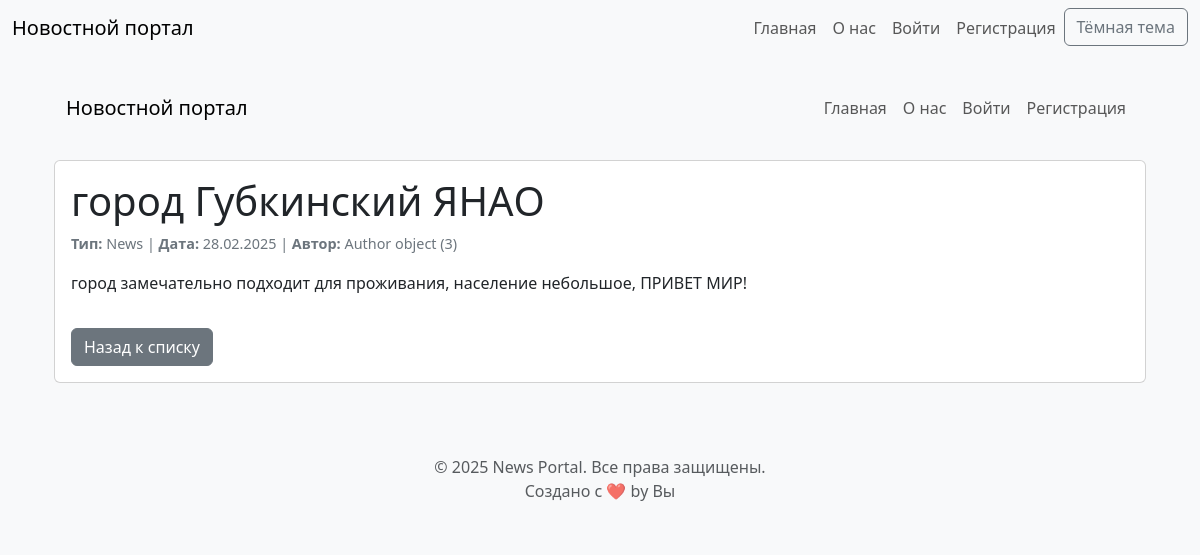
The app's page /news/7/ with its own data.
### news/models.py (models this page shows, shortened)
class News(models.Model):
    TYPE_CHOICES = [
        ('news', 'Новость'),
        ('article', 'Статья'),
    ]
    title = models.CharField(max_length=200, verbose_name='Заголовок')
    content = models.TextField(verbose_name='Содержание')
    published_date = models.DateTimeField(auto_now_add=True, verbose_name='Дата публикации')
    author = models.ForeignKey(Author, on_delete=models.CASCADE, null=True, blank=True, verbose_name='Автор')  # Изменено на ForeignKey
    type = models.CharField(max_length=10, choices=TYPE_CHOICES, default='news', verbose_name='Тип')
    rating = models.SmallIntegerField(default=0)  # Добавлено из Post
    categories = models.ManyToManyField(Category, through='NewsCategory', blank=True)  # Добавлено из Post
    class Meta:
        ordering = ['-published_date']
        verbose_name = 'Новость/Статья'
        verbose_name_plural = 'Новости/Статьи'

class Author(models.Model):
    authorUser = models.OneToOneField(User, on_delete=models.CASCADE)
    ratingAuthor = models.SmallIntegerField(default=0)

### news/views.py (the view)
# urls.py: path('<int:pk>/', views.news_detail, name='news_detail'),
def news_detail(request, pk):
    news = get_object_or_404(News, pk=pk)
    return render(request, 'news/news_detail.html', {'news': news})

### news/templates/news/news_detail.html (shortened to what this page needs)
{% extends 'base.html' %}
{% block content %}
<div class="container">
    <nav class="navbar navbar-expand-lg navbar-light bg-light mb-4">
        <div class="container-fluid">
            <a class="navbar-brand" href="{% url 'news:news_list' %}">Новостной портал</a>
            <div class="collapse navbar-collapse" id="navbarNav">
                <ul class="navbar-nav ms-auto">
                    <li class="nav-item">
                        <a class="nav-link" href="{% url 'news:news_list' %}">Главная</a>
                    </li>
                    <li class="nav-item">
                        <a class="nav-link" href="{% url 'news:about' %}">О нас</a>
                    </li>
                    {% if user.is_authenticated %}
                        <li class="nav-item">
                            <a class="nav-link" href="{% url 'news:profile_edit' %}">Профиль</a>
                        </li>
                        <li class="nav-item">
                            <a class="nav-link" href="{% url 'account_logout' %}">Выйти</a>
                        </li>
                    {% else %}
                        <li class="nav-item">
                            <a class="nav-link" href="{% url 'account_login' %}">Войти</a>
                        </li>
                        <li class="nav-item">
                            <a class="nav-link" href="{% url 'account_signup' %}">Регистрация</a>
                        </li>
                    {% endif %}
                </ul>
            </div>
        </div>
    </nav>
    <div class="card">
        <div class="card-body">
            <h1 class="card-title">{{ news.title }}</h1>
            <p class="news-meta">
                <strong>Тип:</strong> {{ news.type|title }} |
                <strong>Дата:</strong> {{ news.published_date|date:"d.m.Y" }} |
                <strong>Автор:</strong> {{ news.author|default:"Без автора" }}
            </p>
            <p class="news-content">{{ news.content }}</p>
            <a href="{% url 'news:news_list' %}" class="btn btn-secondary mt-3">Назад к списку</a>
        </div>
    </div>
</div>
{% endblock %}

### static/css/styles.css (style rules this page uses)
.light-mode { background-color: #f8f9fa; color: #212529; }
.light-mode .news-meta { color: #6c757d; font-size: 0.9rem; }
.light-mode .news-content { font-size: 1rem; line-height: 1.6; }
html { scroll-behavior: smooth; }

### records on screen
News: title "город Губкинский ЯНАО", type "News", published_date "28.02.2025", author "Author object (3)", content "город замечательно подходит для проживания, население небольшое, ПРИВЕТ МИР!"
